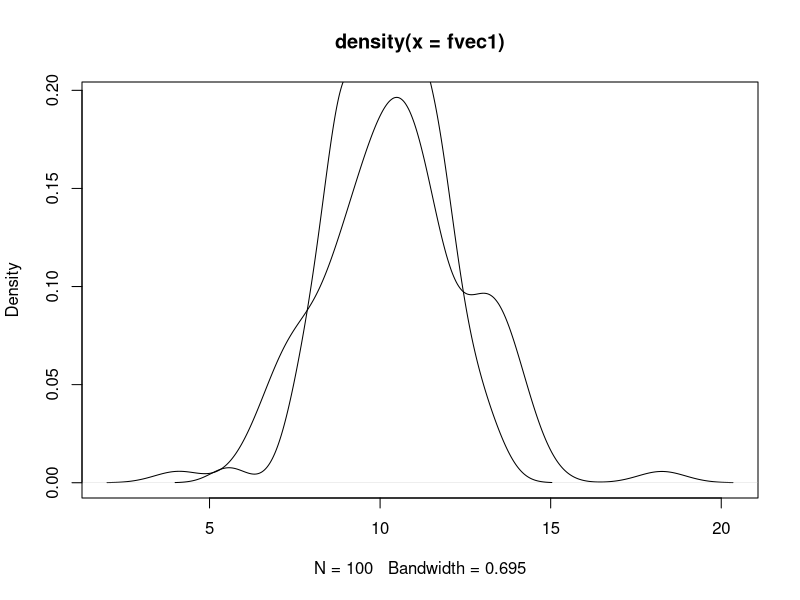
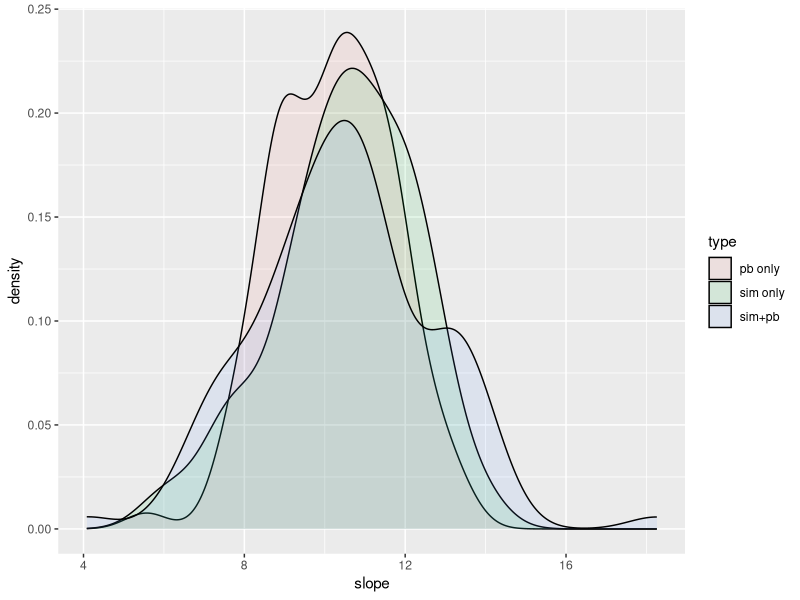
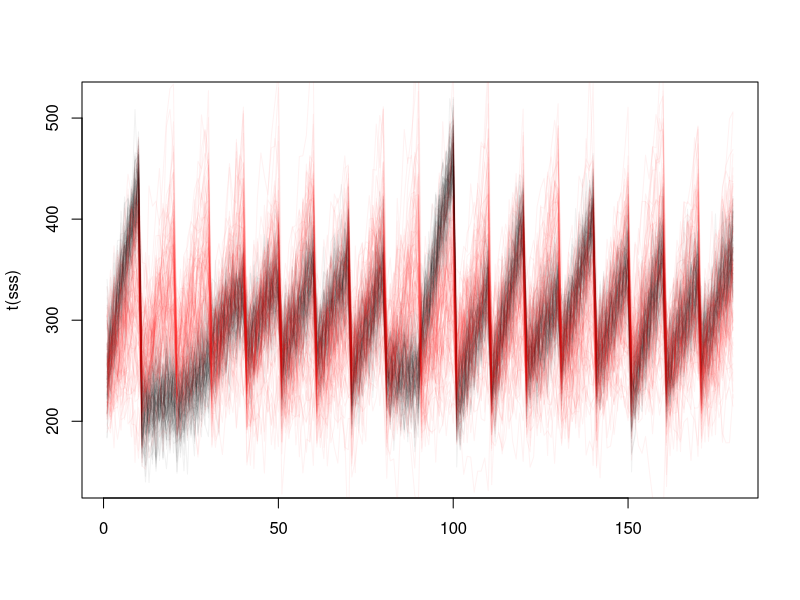

Write the R code that produced these figures, in order.
## ---- chunk 1
library(lme4)
fm1 <- lmer(Reaction~Days+(Days|Subject),sleepstudy)
fm0 <- update(fm1,.~.-Days)
## ---- chunk 2
S1 <- arm::sim(fm1)  ## 100 sims
S0 <- arm::sim(fm0)  ## 100 sims
fvec1 <- fvec2 <- numeric(100)
for (i in 1:100) {
    ss1 <- simulate(fm1,newparams=list(beta=c(S1@fixef[i,])))[[1]]
    ss2 <- simulate(fm1)[[1]]
    fvec1[i] <- getME(refit(fm1,ss1),"beta")[2]
    fvec2[i] <- getME(refit(fm1,ss2),"beta")[2]   
}
## ---- chunk 3
plot(density(fvec1))
lines(density(fvec2))
fdat <- rbind(data.frame(slope=fvec1,type="sim+pb"),
              data.frame(slope=fvec2,type="pb only"),
              data.frame(slope=S1@fixef[,2],type="sim only"))
## ---- chunk 4
library(ggplot2)
ggplot(fdat,aes(x=slope,fill=type))+geom_density(alpha=0.1)

sss <- do.call(rbind,simulate(fm1,use.u=TRUE,nsim=100))
matplot(t(sss),type="l",lty=1,col=adjustcolor("black",0.05))
sss2 <- do.call(rbind,simulate(fm1,use.u=FALSE,nsim=100))
matlines(t(sss2),type="l",lty=1,col=adjustcolor("red",0.05))
